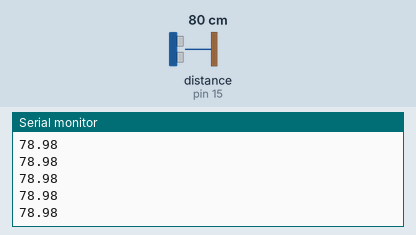
Simulated run of this sketch. Board: Arduino Uno, built with avr-gcc and run on an emulated ATmega328P. Parts: the last lines printed to the serial monitor. Wiring (inferred from the names in the program): ultrasonic range finder: trigger pin 13; echo pin 15. Inputs (shaded band) come from the test bench; at power-on: distance to the obstacle (sensor on pin 15) 80 cm. The echo pulse lasts 58.3 µs per cm.

Above: at 1.2 s.
1.3 s: distance to the obstacle (sensor on pin 15) set to 2 cm
At 1.35 s:
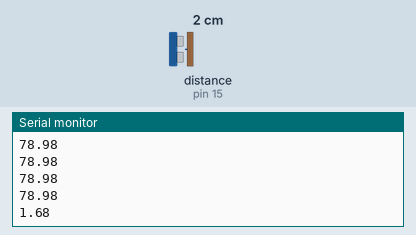
2.8 s: distance to the obstacle (sensor on pin 15) set to 4 cm
At 2.83 s:
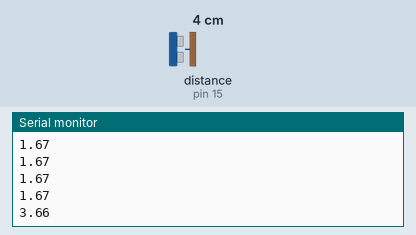
Timing chart, 0 to 5.8 s (numbered marks = the images above; inputs shaded):
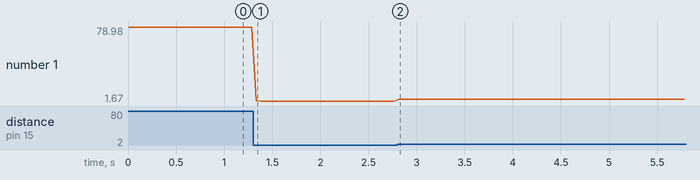

The sketch:

15._Sonar.ino
```cpp
#define Trig 13
#define Echo 15
void setup(){
  Serial.begin(9600);
  pinMode(Trig, OUTPUT);
  pinMode(Echo, INPUT);
}
void loop() {
  digitalWrite(Trig, LOW);
  delayMicroseconds(5);
  digitalWrite(Trig, HIGH);
  delayMicroseconds(10);
  digitalWrite(Trig, LOW);
  float EchoTime = pulseIn(Echo, HIGH);
  float distance = EchoTime * 34 / 1000 / 2;
  Serial.println(distance);
  delay(50);
}
```

Measured:
- after the input at 1.3 s, the serial monitor: prints a new line at once (image 1)
- after the input at 2.8 s, the serial monitor: prints a new line at once (image 2)
- plotted number 1: 78.98 → 1.67 after the input at 1.3 s, 1.67 → 3.66 after the input at 2.8 s
